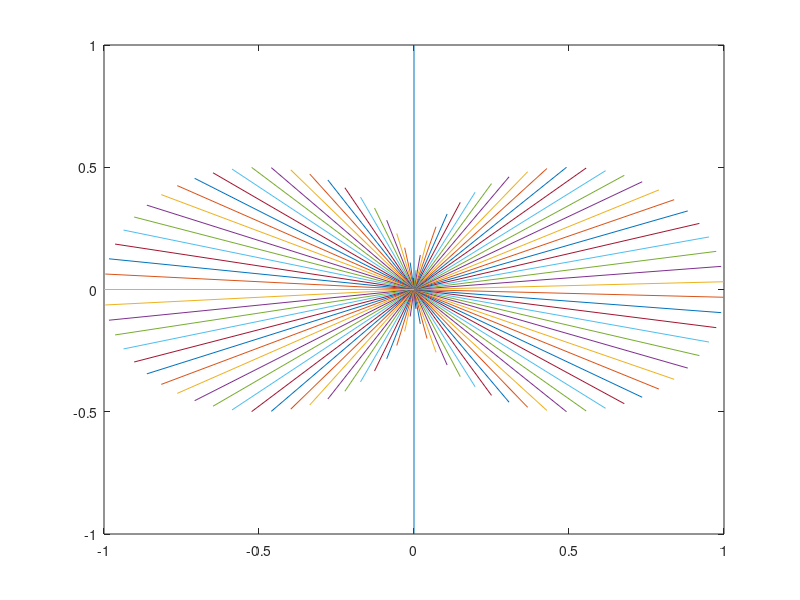

This chart was generated by the following MATLAB code:
slvecx = [0, 0];
slvecy = [-1, 1];

plot(slvecx, slvecy)
hold on

slvecx = slvecx(2)-slvecx(1);
slvecy = slvecy(2)-slvecy(1);
% 
theta = linspace(-pi,pi);
xlosvec = cos(theta);
ylosvec = sin(theta);

% cosang = 1;
slvec_norm = sqrt(slvecx.^2 + slvecy.^2);
losvec_norm = sqrt(xlosvec.^2 + ylosvec.^2);

xlosvec_normed = xlosvec./losvec_norm;
ylosvec_normed = ylosvec./losvec_norm;

xslvec_normed = slvecx./slvec_norm;
yslvec_normed = slvecy./slvec_norm;


cosang = cos(deg2rad(90-rad2deg(acos(abs(xlosvec_normed*xslvec_normed + ylosvec_normed*yslvec_normed)))));
cosang = sin(acos(xlosvec_normed*xslvec_normed + ylosvec_normed*yslvec_normed));
cosang = sqrt(1-(xlosvec_normed*xslvec_normed + ylosvec_normed*yslvec_normed).^2);

for i=1:length(theta)
    plot([0, cosang(i)*xlosvec(i)], [0, cosang(i)*ylosvec(i)]);
end